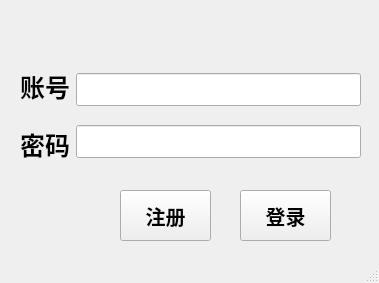
<?xml version="1.0" encoding="UTF-8"?>
<ui version="4.0">
 <class>LoginWindow</class>
 <widget class="QMainWindow" name="LoginWindow">
  <property name="geometry">
   <rect>
    <x>0</x>
    <y>0</y>
    <width>379</width>
    <height>283</height>
   </rect>
  </property>
  <property name="windowTitle">
   <string>登陆</string>
  </property>
  <widget class="QWidget" name="centralwidget">
   <widget class="QPushButton" name="pushButtonRegister">
    <property name="geometry">
     <rect>
      <x>120</x>
      <y>190</y>
      <width>91</width>
      <height>51</height>
     </rect>
    </property>
    <property name="font">
     <font>
      <pointsize>15</pointsize>
      <weight>75</weight>
      <bold>true</bold>
     </font>
    </property>
    <property name="text">
     <string>注册</string>
    </property>
   </widget>
   <widget class="QPushButton" name="pushButtonLogin">
    <property name="geometry">
     <rect>
      <x>240</x>
      <y>190</y>
      <width>91</width>
      <height>51</height>
     </rect>
    </property>
    <property name="font">
     <font>
      <pointsize>15</pointsize>
      <weight>75</weight>
      <bold>true</bold>
     </font>
    </property>
    <property name="text">
     <string>登录</string>
    </property>
   </widget>
   <widget class="QWidget" name="layoutWidget">
    <property name="geometry">
     <rect>
      <x>20</x>
      <y>60</y>
      <width>341</width>
      <height>111</height>
     </rect>
    </property>
    <layout class="QHBoxLayout" name="horizontalLayout">
     <item>
      <layout class="QVBoxLayout" name="verticalLayout">
       <item>
        <widget class="QLabel" name="zhanghaolabel">
         <property name="font">
          <font>
           <family>楷体</family>
           <pointsize>19</pointsize>
           <weight>75</weight>
           <italic>false</italic>
           <bold>true</bold>
           <underline>false</underline>
           <strikeout>false</strikeout>
          </font>
         </property>
         <property name="text">
          <string>账号</string>
         </property>
         <property name="textFormat">
          <enum>Qt::RichText</enum>
         </property>
         <property name="alignment">
          <set>Qt::AlignCenter</set>
         </property>
         <property name="textInteractionFlags">
          <set>Qt::LinksAccessibleByMouse</set>
         </property>
        </widget>
       </item>
       <item>
        <widget class="QLabel" name="mimalabel">
         <property name="font">
          <font>
           <family>楷体</family>
           <pointsize>19</pointsize>
           <weight>75</weight>
           <italic>false</italic>
           <bold>true</bold>
           <underline>false</underline>
           <strikeout>false</strikeout>
          </font>
         </property>
         <property name="text">
          <string>密码</string>
         </property>
         <property name="textFormat">
          <enum>Qt::RichText</enum>
         </property>
         <property name="alignment">
          <set>Qt::AlignCenter</set>
         </property>
         <property name="textInteractionFlags">
          <set>Qt::LinksAccessibleByMouse</set>
         </property>
        </widget>
       </item>
      </layout>
     </item>
     <item>
      <layout class="QVBoxLayout" name="verticalLayout_2">
       <item>
        <widget class="QLineEdit" name="AccountEdit">
         <property name="font">
          <font>
           <pointsize>16</pointsize>
          </font>
         </property>
        </widget>
       </item>
       <item>
        <widget class="QLineEdit" name="PasswordEdit">
         <property name="font">
          <font>
           <pointsize>16</pointsize>
          </font>
         </property>
        </widget>
       </item>
      </layout>
     </item>
    </layout>
   </widget>
  </widget>
  <widget class="QStatusBar" name="statusbar"/>
 </widget>
 <resources/>
 <connections/>
</ui>
